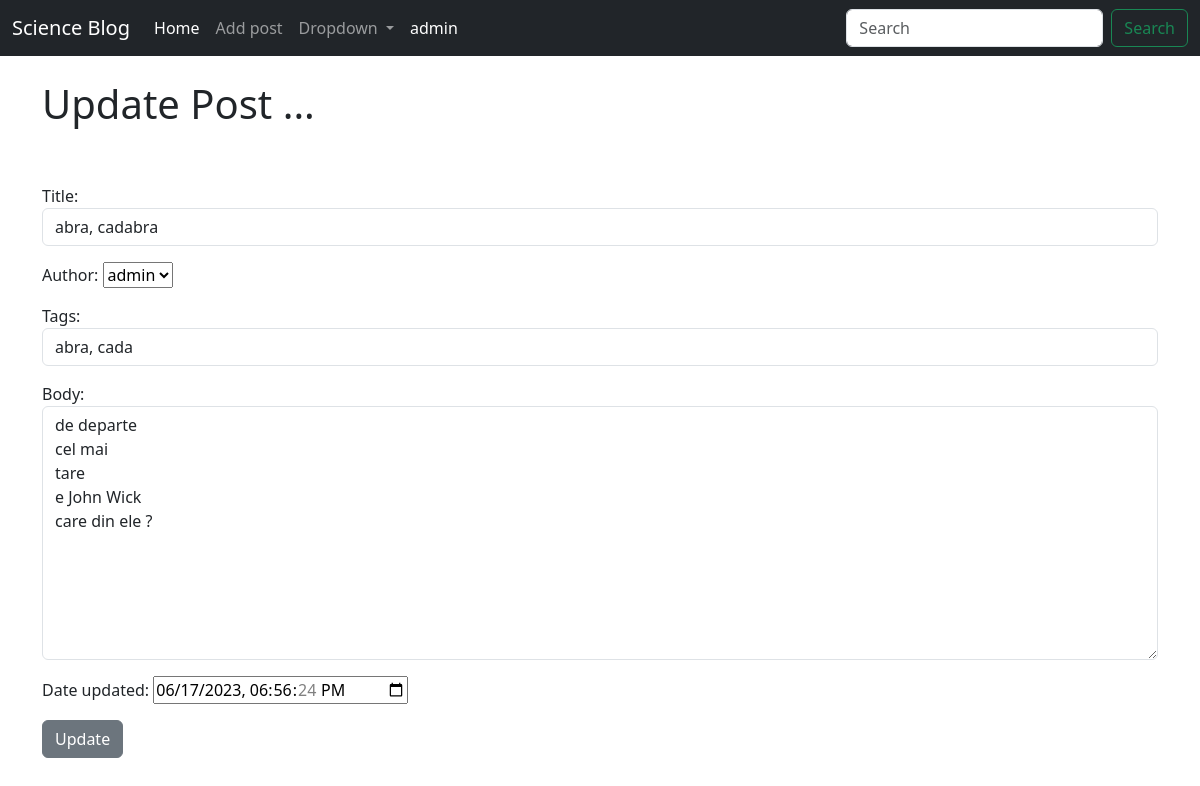
Page /article/edit/17 on the committed database.
### blog/models.py (models this page shows, shortened)
class Post(models.Model):
    title = models.CharField(max_length=255)
    title_tag = models.CharField(max_length=255, default="science blog title tag")
    date_created = models.DateTimeField(default=timezone.now)
    date_updated = models.DateTimeField(default=timezone.now)
    author = models.ForeignKey(User, on_delete=models.CASCADE)
    body = models.TextField()
    tags = models.CharField(max_length=255, default="")

### blog/views.py (the view)
# urls.py: path('article/edit/<int:pk>', UpdatePostView.as_view(), name="update-post"),
class UpdatePostView(UpdateView):
    model = Post
    template_name = 'update_post.html'
    form_class = UpdateForm

### blog/forms.py
class UpdateForm(forms.ModelForm):
    class Meta:
        model = Post
        fields = ('title', 'author', 'tags', 'body', 'date_updated')
        widgets = {
            'title' : forms.TextInput(attrs={'class' : 'form-control', 'placeholder': 'This is title Placeholder'}),
            'title_tag' : forms.TextInput(attrs={'class' : 'form-control'}),
            'tags' : forms.TextInput(attrs={'class' : 'form-control'}),
            'date_updated': forms.DateTimeInput(attrs={'type': 'datetime-local'}),
            'body' : forms.Textarea(attrs={'class' : 'form-control'}),
            }

### blog/templates/update_post.html (shortened to what this page needs)
{% extends 'base.html' %}
{% block content %}
<h1>  Update Post ...  </h1>
<br><br>
<form method="POST">
    {{ form.as_p }}
    <button class="btn btn-secondary">Update</button>
</form>
</div>
{% endblock %}

### rows in the picture
Post: title "abra, cadabra", author "admin", tags "abra, cada", body "de departe cel mai tare e John Wick care din ele ?", date_updated "06/17/2023 18:56:24"
